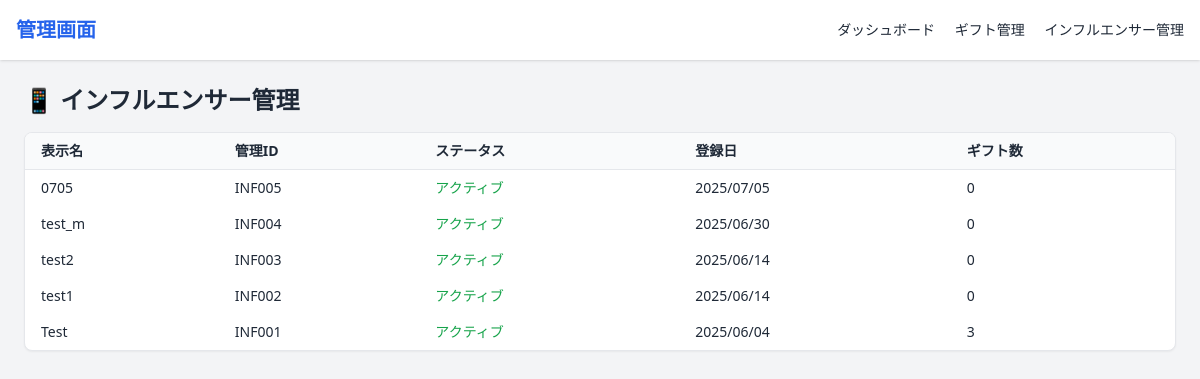
Page /manage/influencers/ on the committed database.
### influencer/models.py (models this page shows, shortened)
class Influencer(models.Model):
    user = models.OneToOneField(User, on_delete=models.CASCADE, related_name='influencer_profile')
    display_name = models.CharField('表示名', max_length=50, unique=True)
    bio = models.TextField('自己紹介', blank=True)
    profile_image = models.ImageField('プロフィール画像', upload_to='influencer_profiles/', blank=True, null=True)
    instagram_url = models.URLField('Instagram URL', blank=True)
    twitter_url = models.URLField('Twitter（X）URL', blank=True)
    tiktok_url = models.URLField('TikTok URL', blank=True)
    free_url1 = models.URLField('フリーURL1', blank=True)
    free_url2 = models.URLField('フリーURL2', blank=True)
    is_public = models.BooleanField('公開設定', default=False)
    slug = models.SlugField('URLスラッグ', max_length=50, unique=True, blank=True)
    created_at = models.DateTimeField('作成日時', auto_now_add=True)
    updated_at = models.DateTimeField('更新日時', auto_now=True)
    class Meta:
        ordering = ['-created_at']

### core/views.py (the view)
# urls.py: path('influencers/', views.admin_influencer_list, name='admin_influencer_list'),
def admin_influencer_list(request):
    influencers = Influencer.objects.all().prefetch_related('received_gifts')
    return render(request, 'manage/influencer_list.html', {'influencers': influencers})

### core/templates/manage/influencer_list.html
{% extends 'manage/base.html' %}
{% block content %}
<h2 class="text-2xl font-bold mb-4">📱 インフルエンサー管理</h2>
<div class="overflow-x-auto bg-white border rounded-lg shadow-sm">
  <table class="w-full text-sm">
    <thead class="bg-gray-50 border-b">
      <tr>
        <th class="px-4 py-2 text-left">表示名</th>
        <th class="px-4 py-2 text-left">管理ID</th>
        <th class="px-4 py-2 text-left">ステータス</th>
        <th class="px-4 py-2 text-left">登録日</th>
        <th class="px-4 py-2 text-left">ギフト数</th>
      </tr>
    </thead>
    <tbody>
      {% for influencer in influencers %}
      <tr class="hover:bg-gray-50">
        <td class="px-4 py-2">{{ influencer.display_name }}</td>
        <td class="px-4 py-2">INF{{ influencer.id|stringformat:"03d" }}</td>
        <td class="px-4 py-2 {% if influencer.is_public %}text-green-600{% else %}text-gray-400{% endif %}">
          {% if influencer.is_public %}アクティブ{% else %}非公開{% endif %}
        </td>
        <td class="px-4 py-2">{{ influencer.created_at|date:"Y/m/d" }}</td>
        <td class="px-4 py-2">{{ influencer.received_gifts.count }}</td>
      </tr>
      {% empty %}
      <tr>
        <td colspan="5" class="px-4 py-2 text-center text-gray-400">インフルエンサーがまだ登録されていません。</td>
      </tr>
      {% endfor %}
    </tbody>
  </table>
</div>
{% endblock %}

### rows in the picture
Influencer: display_name "0705", id "005", is_public "アクティブ", created_at "2025/07/05", received_gifts.count "0"
Influencer: display_name "test_m", id "004", is_public "アクティブ", created_at "2025/06/30", received_gifts.count "0"
Influencer: display_name "test2", id "003", is_public "アクティブ", created_at "2025/06/14", received_gifts.count "0"
Influencer: display_name "test1", id "002", is_public "アクティブ", created_at "2025/06/14", received_gifts.count "0"
Influencer: display_name "Test", id "001", is_public "アクティブ", created_at "2025/06/04", received_gifts.count "3"
